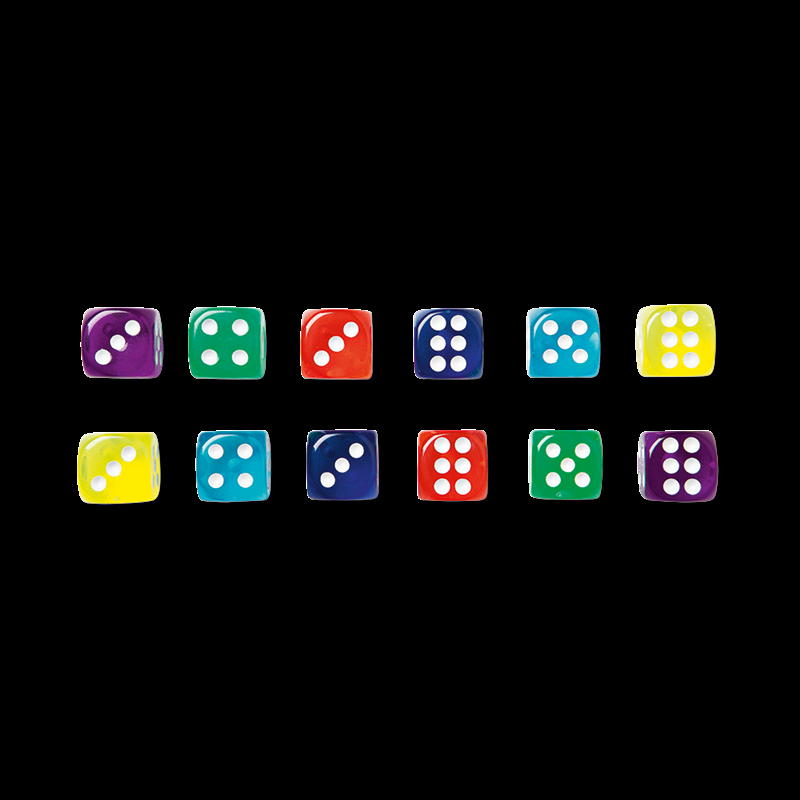
#> input picture OpenCV Workshop - distro 5c/OpenCV Workshop/dobbelstenen.png, 800 x 800 px, found by its file name
$ python opdracht5.py
#> lines starting #> are read from the running program, lines starting #| are printed output that depends on the picture; after the words box and inside, x2 and y2 are one past the last pixel; in counts of white or black regions, pixels touching at a corner belong together
import numpy as np
import cv2 as cv
import math

img = cv.imread('C:/Users/bryan/Desktop/OpenCV Workshop - distro 5c/OpenCV Workshop/dobbelstenen.png')
#> img is the input picture: shape (800, 800, 3); mean B, G, R 12.7, 14.2, 13.3
gray = cv.cvtColor(img, cv.COLOR_RGB2GRAY)

ret, threshold = cv.threshold(gray, 10, 255, cv.THRESH_BINARY)
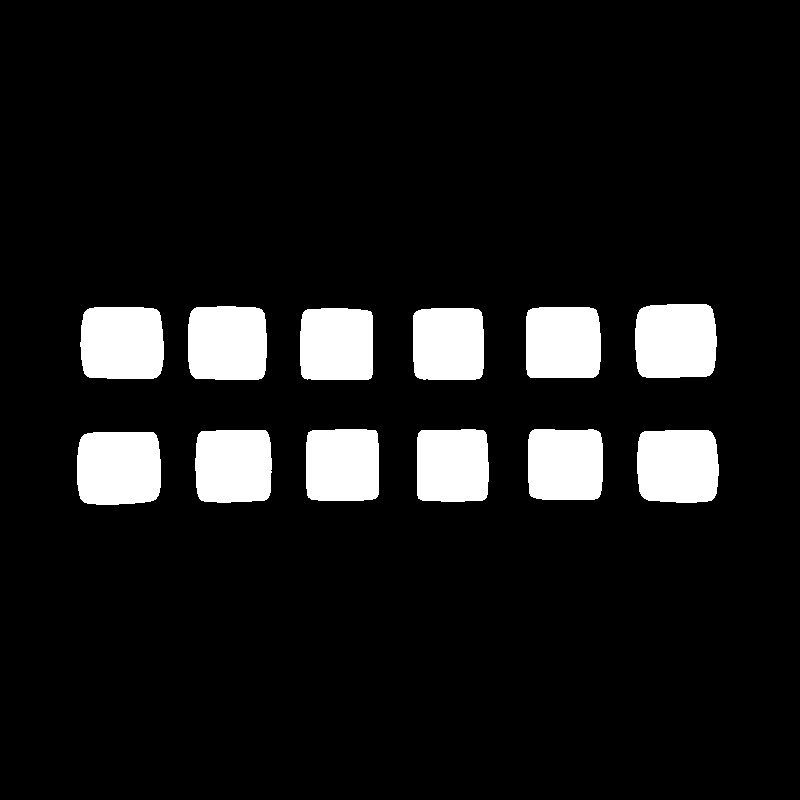
#> threshold: shape (800, 800); 10% white; 12 white regions
contours, hierarchy = cv.findContours(
    threshold, cv.RETR_TREE, cv.CHAIN_APPROX_SIMPLE)
#> contours = 12 contours; largest, box (x1, y1, x2, y2) and area: (77, 432, 161, 505) 5646, (80, 307, 164, 379) 5548, (635, 304, 717, 378) 5548, (637, 430, 719, 503) 5448, (188, 306, 267, 380) 5431
dice = []

for cnr in range(len(contours)):
    x, y, w, h = cv.boundingRect(contours[cnr])

    die = gray[y:y+h, x:x+w]
    dieholes = 0
    ret, thresh = cv.threshold(die, 200, 255, cv.THRESH_BINARY)

    cont, hier = cv.findContours(
        thresh, cv.RETR_TREE, cv.CHAIN_APPROX_SIMPLE)

    for eyes in range(len(cont)):
        cnt = cont[eyes]
        area = cv.contourArea(cnt)
        perimeter = cv.arcLength(cnt, True)
        if perimeter != 0:
            if (area > 100) & ((4 * math.pi * area / perimeter**2) > 0.80):
                dieholes += 1

    cv.drawContours(die, cont, -1, (0,0,0), 3)
    cv.imshow("die" + str(x), die)

    dice.append(dieholes)
#> this loop made 12 passes
#> (x, y, w, h) on passes 1 to 12: (77, 432, 84, 73), (637, 430, 82, 73), (195, 430, 77, 73), (528, 429, 75, 71), (417, 429, 72, 73), (306, 429, 73, 72), (413, 308, 71, 72), (300, 308, 73, 72), (526, 307, 75, 71), (80, 307, 84, 72), (188, 306, 79, 74), (635, 304, 82, 74)
#> pass 1, `die = gray[y:y+h, x:x+w]`:
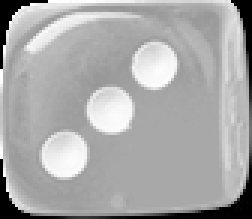
#> die: shape (73, 84) (shown 3 times larger); min 0, max 255, mean 169.2
#> pass 1, `ret, thresh = cv.threshold(die, 200, 255, cv.THRESH_BINARY)`:
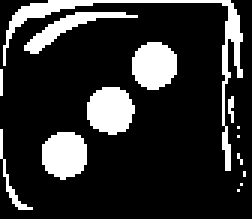
#> thresh: shape (73, 84) (shown 3 times larger); 18.2% white; 14 white regions (8 under 20 px), largest, box (x1, y1, x2, y2) and area: (1, 0, 81, 57) 321, (29, 29, 45, 45) 199, (14, 44, 29, 60) 192, (44, 14, 59, 30) 190, (8, 4, 46, 18) 139, (0, 43, 11, 70) 44
#> pass 1, `cv.imshow("die" + str(x), die)`:
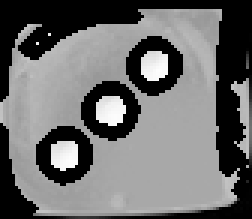
#> window 'die77': shape (73, 84) (shown 3 times larger); min 0, max 253, mean 108.3
#> pass 2, `die = gray[y:y+h, x:x+w]`:
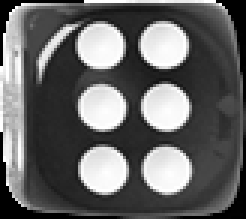
#> die: shape (73, 82) (shown 3 times larger); min 0, max 255, mean 101.7
#> after the loop:
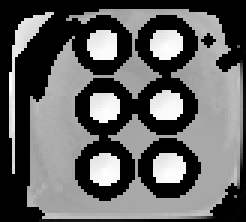
#> die: shape (74, 82) (shown 3 times larger); min 0, max 255, mean 97.7
#> after the loop:
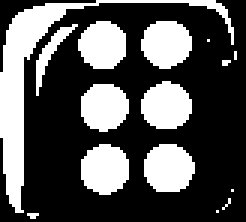
#> thresh: shape (74, 82) (shown 3 times larger); 33.5% white; 15 white regions (7 under 20 px), largest, box (x1, y1, x2, y2) and area: (0, 0, 78, 71) 672, (48, 48, 65, 64) 218, (27, 48, 43, 65) 215
#> after the loop, dice = [3, 6, 4, 5, 6, 3, 6, 3, 5, 3, 4, 6]

dice.sort()
print(dice)
#| [3, 3, 3, 3, 4, 4, 5, 5, 6, 6, 6, 6]

q = cv.waitKey(0)
#> (key Esc is pressed here)
cv.destroyAllWindows()
